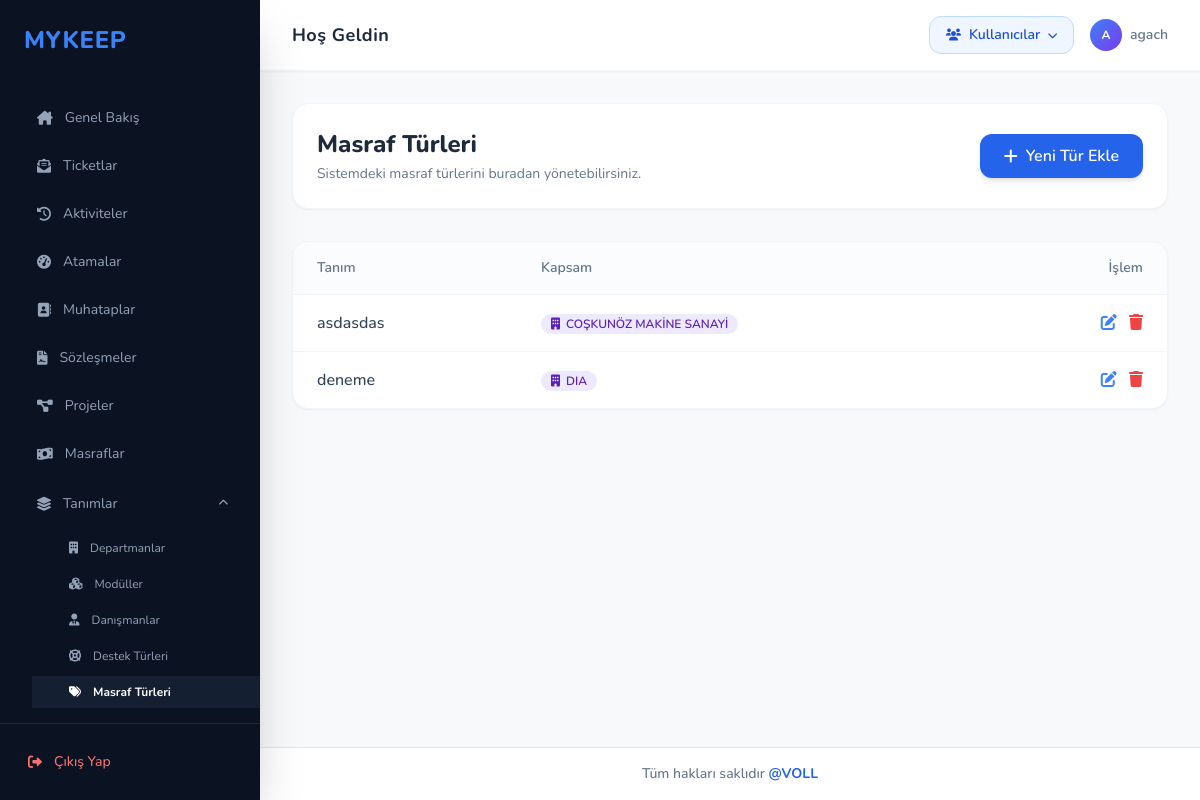
The page /masraflar/turler/ (signed in) on the database as committed earlier.
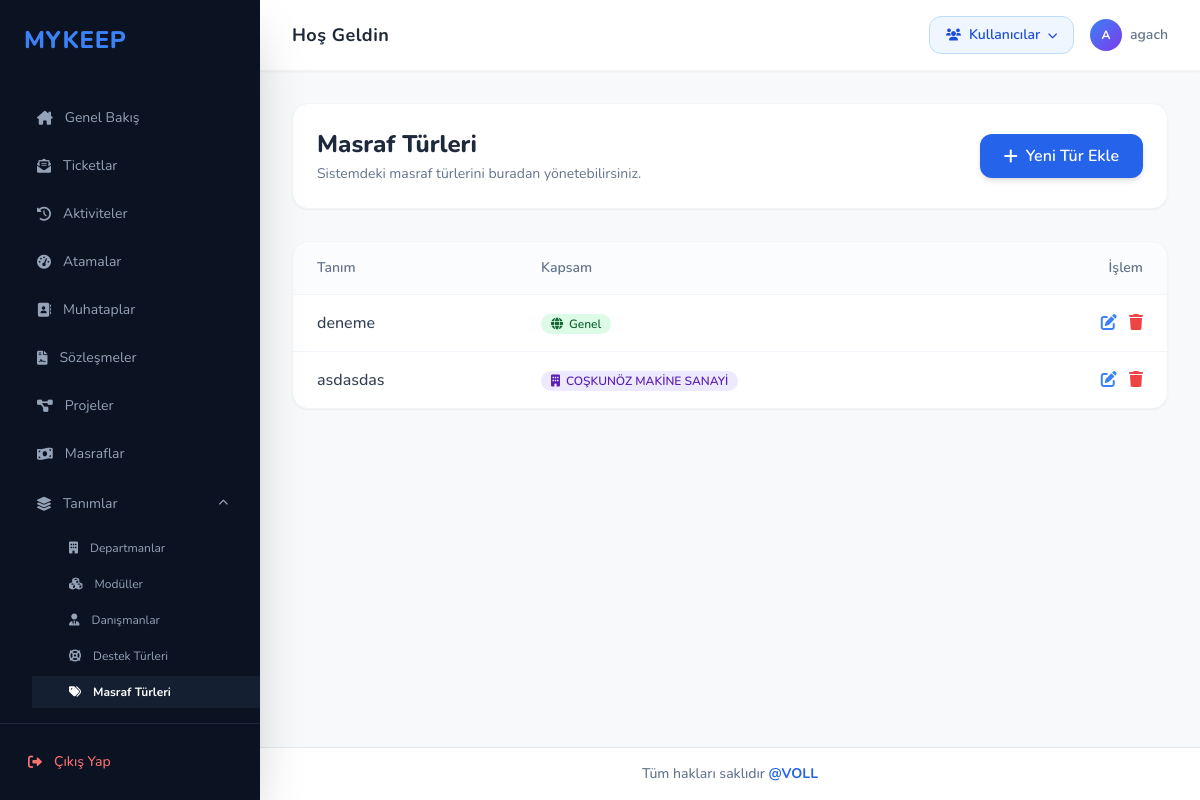
The same page on the database as committed later.
### masraf/models.py (models this page shows, shortened)
class MasrafTuru(models.Model):
    tanim = models.CharField(max_length=100, verbose_name="Masraf Türü")
    muhatap = models.ForeignKey(
        "muhatap.muhatap",
        on_delete=models.CASCADE,
        null=True,
        blank=True,
        verbose_name="Firmaya Özel (Boş = Genel)",
        related_name="masraf_turleri"
    )
    class Meta:
        verbose_name = "Masraf Türü"
        verbose_name_plural = "Masraf Türleri"
        unique_together = [('tanim', 'muhatap')]

### muhatap/models.py (models this page shows, shortened)
class muhatap(models.Model):
    unvan = models.CharField(max_length=100,unique=True)
    vkn = models.CharField(max_length=11)
    adres = models.TextField()
    telefon =models.CharField(max_length=10, null=True)
    grupkod = models.ForeignKey("hesapgrubu", to_field="grupkod", on_delete=models.CASCADE ,null=True)
    slug = models.SlugField(max_length=100,unique=True,null=True)
    aktif = models.BooleanField(default=False,null=True)

### masraf/views.py (the view)
# urls.py: path('turler/', views.masraf_turu_listesi, name='masraf_turu_listesi'),
@admin_only
def masraf_turu_listesi(request):
    turler = MasrafTuru.objects.all().select_related('muhatap').order_by('muhatap__unvan', 'tanim')
    return render(request, 'masraf/masraf_turu_listesi.html', {'turler': turler})

### templates/masraf/masraf_turu_listesi.html (shortened to what this page needs)
{% extends 'base.html' %}
{% block content %}
<div class="mb-8 flex justify-between items-center bg-white p-6 rounded-2xl shadow-sm border border-slate-100">
    <div>
        <h1 class="text-2xl font-extrabold text-slate-800">Masraf Türleri</h1>
        <p class="text-sm text-slate-500 mt-1">Sistemdeki masraf türlerini buradan yönetebilirsiniz.</p>
    </div>
    <a href="{% url 'masraf_turu_ekle' %}" class="bg-blue-600 hover:bg-blue-700 text-white px-6 py-2.5 rounded-xl font-semibold shadow-md hover:shadow-lg transition-all flex items-center space-x-2">
        <i class="fa-solid fa-plus"></i>
        <span>Yeni Tür Ekle</span>
    </a>
</div>
<div class="bg-white rounded-2xl shadow-sm border border-slate-100 overflow-hidden">
    <table class="w-full text-left border-collapse">
        <thead>
            <tr class="bg-slate-50/50 text-slate-500 text-sm border-b border-slate-100">
                <th class="px-6 py-4 font-semibold">Tanım</th>
                <th class="px-6 py-4 font-semibold">Kapsam</th>
                <th class="px-6 py-4 font-semibold text-right">İşlem</th>
            </tr>
        </thead>
        <tbody class="divide-y divide-slate-100">
            {% for tur in turler %}
            <tr class="hover:bg-slate-50/50 transition-colors">
                <td class="px-6 py-4 font-medium text-slate-700">{{ tur.tanim }}</td>
                <td class="px-6 py-4">
                    {% if tur.muhatap %}
                        <span class="inline-flex items-center px-2.5 py-0.5 rounded-full text-xs font-semibold bg-violet-100 text-violet-800">
                            <i class="fa-solid fa-building mr-1.5"></i>{{ tur.muhatap.unvan }}
                        </span>
                    {% else %}
                        <span class="inline-flex items-center px-2.5 py-0.5 rounded-full text-xs font-semibold bg-green-100 text-green-800">
                            <i class="fa-solid fa-globe mr-1.5"></i>Genel
                        </span>
                    {% endif %}
                </td>
                <td class="px-6 py-4 text-right space-x-2">
                    <a href="{% url 'masraf_turu_duzenle' tur.pk %}" class="text-blue-500 hover:text-blue-700 transition" title="Düzenle">
                        <i class="fa-solid fa-pen-to-square"></i>
                    </a>
                    <a href="{% url 'masraf_turu_sil' tur.pk %}" class="text-red-500 hover:text-red-700 transition" title="Sil">
                        <i class="fa-solid fa-trash"></i>
                    </a>
                </td>
            </tr>
            {% empty %}
            <tr>
                <td colspan="2" class="px-6 py-8 text-center text-slate-500">
                    Henüz masraf türü tanımlanmamıştır.
                </td>
            </tr>
            {% endfor %}
        </tbody>
    </table>
</div>
{% endblock %}

Rows that differ between the two databases and show on the page:
changed MasrafTuru "deneme": muhatap.unvan "DIA" → (not shown); now shows "Genel"; moves up the list
